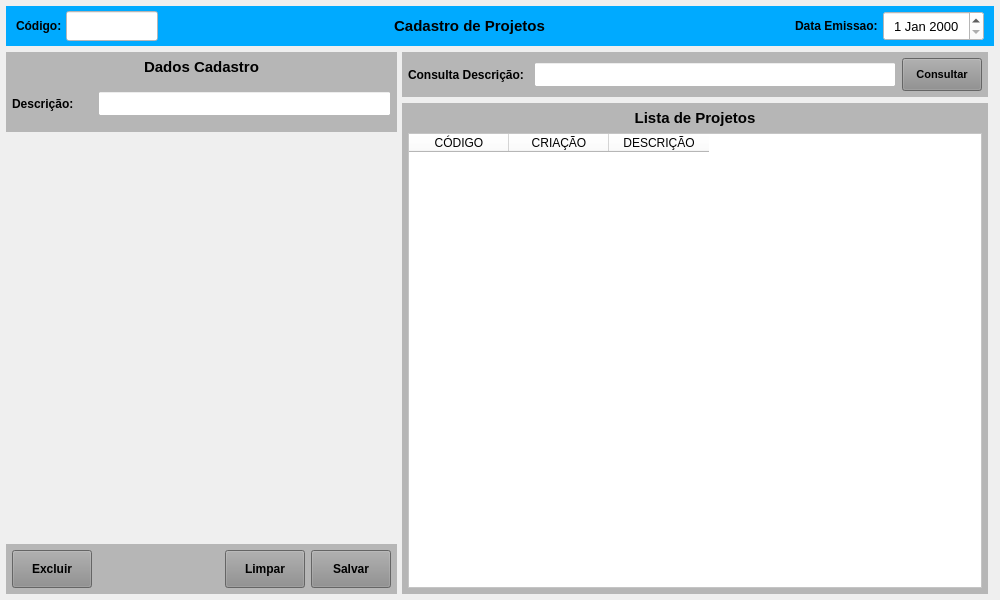
<?xml version="1.0" encoding="UTF-8"?>
<ui version="4.0">
 <class>MainWindow</class>
 <widget class="QMainWindow" name="MainWindow">
  <property name="geometry">
   <rect>
    <x>0</x>
    <y>0</y>
    <width>1000</width>
    <height>600</height>
   </rect>
  </property>
  <property name="windowTitle">
   <string>Cadastro de Conjuntos</string>
  </property>
  <property name="styleSheet">
   <string notr="true"/>
  </property>
  <widget class="QWidget" name="centralwidget">
   <layout class="QVBoxLayout" name="verticalLayout">
    <property name="spacing">
     <number>6</number>
    </property>
    <property name="leftMargin">
     <number>6</number>
    </property>
    <property name="topMargin">
     <number>6</number>
    </property>
    <property name="rightMargin">
     <number>6</number>
    </property>
    <property name="bottomMargin">
     <number>6</number>
    </property>
    <item>
     <widget class="QWidget" name="widget" native="true">
      <property name="minimumSize">
       <size>
        <width>0</width>
        <height>40</height>
       </size>
      </property>
      <property name="maximumSize">
       <size>
        <width>16777215</width>
        <height>40</height>
       </size>
      </property>
      <property name="styleSheet">
       <string notr="true">background-color: rgb(0, 170, 255);</string>
      </property>
      <layout class="QHBoxLayout" name="horizontalLayout">
       <property name="spacing">
        <number>2</number>
       </property>
       <property name="leftMargin">
        <number>10</number>
       </property>
       <property name="topMargin">
        <number>5</number>
       </property>
       <property name="rightMargin">
        <number>10</number>
       </property>
       <property name="bottomMargin">
        <number>5</number>
       </property>
       <item>
        <widget class="QLabel" name="label_4">
         <property name="minimumSize">
          <size>
           <width>48</width>
           <height>0</height>
          </size>
         </property>
         <property name="maximumSize">
          <size>
           <width>48</width>
           <height>16777215</height>
          </size>
         </property>
         <property name="font">
          <font>
           <pointsize>9</pointsize>
           <weight>75</weight>
           <bold>true</bold>
          </font>
         </property>
         <property name="styleSheet">
          <string notr="true"/>
         </property>
         <property name="text">
          <string>Código:</string>
         </property>
         <property name="alignment">
          <set>Qt::AlignLeading|Qt::AlignLeft|Qt::AlignVCenter</set>
         </property>
        </widget>
       </item>
       <item>
        <widget class="QLineEdit" name="line_Num">
         <property name="sizePolicy">
          <sizepolicy hsizetype="Preferred" vsizetype="Preferred">
           <horstretch>0</horstretch>
           <verstretch>0</verstretch>
          </sizepolicy>
         </property>
         <property name="minimumSize">
          <size>
           <width>92</width>
           <height>0</height>
          </size>
         </property>
         <property name="maximumSize">
          <size>
           <width>92</width>
           <height>16777215</height>
          </size>
         </property>
         <property name="font">
          <font>
           <pointsize>12</pointsize>
          </font>
         </property>
         <property name="styleSheet">
          <string notr="true">background-color: rgb(255, 255, 255);</string>
         </property>
         <property name="inputMask">
          <string/>
         </property>
         <property name="text">
          <string/>
         </property>
         <property name="frame">
          <bool>true</bool>
         </property>
         <property name="echoMode">
          <enum>QLineEdit::Normal</enum>
         </property>
         <property name="alignment">
          <set>Qt::AlignCenter</set>
         </property>
         <property name="dragEnabled">
          <bool>false</bool>
         </property>
         <property name="placeholderText">
          <string/>
         </property>
        </widget>
       </item>
       <item>
        <widget class="QLabel" name="label_13">
         <property name="sizePolicy">
          <sizepolicy hsizetype="Preferred" vsizetype="Preferred">
           <horstretch>0</horstretch>
           <verstretch>0</verstretch>
          </sizepolicy>
         </property>
         <property name="minimumSize">
          <size>
           <width>0</width>
           <height>0</height>
          </size>
         </property>
         <property name="font">
          <font>
           <pointsize>11</pointsize>
           <weight>75</weight>
           <bold>true</bold>
          </font>
         </property>
         <property name="styleSheet">
          <string notr="true"/>
         </property>
         <property name="text">
          <string>Cadastro de Projetos</string>
         </property>
         <property name="alignment">
          <set>Qt::AlignCenter</set>
         </property>
        </widget>
       </item>
       <item>
        <widget class="QLabel" name="label_11">
         <property name="sizePolicy">
          <sizepolicy hsizetype="Preferred" vsizetype="Preferred">
           <horstretch>0</horstretch>
           <verstretch>0</verstretch>
          </sizepolicy>
         </property>
         <property name="minimumSize">
          <size>
           <width>100</width>
           <height>0</height>
          </size>
         </property>
         <property name="maximumSize">
          <size>
           <width>100</width>
           <height>16777215</height>
          </size>
         </property>
         <property name="font">
          <font>
           <pointsize>9</pointsize>
           <weight>75</weight>
           <bold>true</bold>
          </font>
         </property>
         <property name="styleSheet">
          <string notr="true"/>
         </property>
         <property name="text">
          <string>Data Emissao: </string>
         </property>
         <property name="alignment">
          <set>Qt::AlignRight|Qt::AlignTrailing|Qt::AlignVCenter</set>
         </property>
        </widget>
       </item>
       <item>
        <widget class="QDateEdit" name="date_Emissao">
         <property name="sizePolicy">
          <sizepolicy hsizetype="Preferred" vsizetype="Preferred">
           <horstretch>0</horstretch>
           <verstretch>0</verstretch>
          </sizepolicy>
         </property>
         <property name="minimumSize">
          <size>
           <width>101</width>
           <height>0</height>
          </size>
         </property>
         <property name="maximumSize">
          <size>
           <width>101</width>
           <height>16777215</height>
          </size>
         </property>
         <property name="font">
          <font>
           <pointsize>10</pointsize>
          </font>
         </property>
         <property name="styleSheet">
          <string notr="true">background-color: rgb(255, 255, 255);</string>
         </property>
         <property name="alignment">
          <set>Qt::AlignCenter</set>
         </property>
        </widget>
       </item>
      </layout>
     </widget>
    </item>
    <item>
     <widget class="QWidget" name="widget_2" native="true">
      <property name="styleSheet">
       <string notr="true"/>
      </property>
      <layout class="QHBoxLayout" name="horizontalLayout_3">
       <property name="spacing">
        <number>5</number>
       </property>
       <property name="leftMargin">
        <number>0</number>
       </property>
       <property name="topMargin">
        <number>0</number>
       </property>
       <property name="rightMargin">
        <number>0</number>
       </property>
       <property name="bottomMargin">
        <number>0</number>
       </property>
       <item>
        <widget class="QWidget" name="widget_4" native="true">
         <property name="minimumSize">
          <size>
           <width>391</width>
           <height>0</height>
          </size>
         </property>
         <property name="maximumSize">
          <size>
           <width>391</width>
           <height>16777215</height>
          </size>
         </property>
         <property name="styleSheet">
          <string notr="true"/>
         </property>
         <layout class="QVBoxLayout" name="verticalLayout_2">
          <property name="spacing">
           <number>5</number>
          </property>
          <property name="leftMargin">
           <number>0</number>
          </property>
          <property name="topMargin">
           <number>0</number>
          </property>
          <property name="rightMargin">
           <number>0</number>
          </property>
          <property name="bottomMargin">
           <number>0</number>
          </property>
          <item>
           <widget class="QWidget" name="widget_6" native="true">
            <property name="minimumSize">
             <size>
              <width>0</width>
              <height>80</height>
             </size>
            </property>
            <property name="maximumSize">
             <size>
              <width>16777215</width>
              <height>80</height>
             </size>
            </property>
            <property name="styleSheet">
             <string notr="true">background-color: rgb(182, 182, 182);</string>
            </property>
            <layout class="QVBoxLayout" name="verticalLayout_3">
             <property name="leftMargin">
              <number>6</number>
             </property>
             <property name="topMargin">
              <number>6</number>
             </property>
             <property name="rightMargin">
              <number>6</number>
             </property>
             <property name="bottomMargin">
              <number>6</number>
             </property>
             <item>
              <widget class="QLabel" name="label_2">
               <property name="minimumSize">
                <size>
                 <width>0</width>
                 <height>18</height>
                </size>
               </property>
               <property name="maximumSize">
                <size>
                 <width>16777215</width>
                 <height>18</height>
                </size>
               </property>
               <property name="font">
                <font>
                 <pointsize>11</pointsize>
                 <weight>75</weight>
                 <bold>true</bold>
                </font>
               </property>
               <property name="text">
                <string>Dados Cadastro</string>
               </property>
               <property name="alignment">
                <set>Qt::AlignCenter</set>
               </property>
              </widget>
             </item>
             <item>
              <widget class="QWidget" name="widget_8" native="true">
               <layout class="QHBoxLayout" name="horizontalLayout_4">
                <property name="leftMargin">
                 <number>0</number>
                </property>
                <property name="topMargin">
                 <number>0</number>
                </property>
                <property name="rightMargin">
                 <number>0</number>
                </property>
                <property name="bottomMargin">
                 <number>0</number>
                </property>
                <item>
                 <widget class="QLabel" name="label_24">
                  <property name="minimumSize">
                   <size>
                    <width>80</width>
                    <height>0</height>
                   </size>
                  </property>
                  <property name="maximumSize">
                   <size>
                    <width>80</width>
                    <height>16777215</height>
                   </size>
                  </property>
                  <property name="font">
                   <font>
                    <pointsize>9</pointsize>
                    <weight>75</weight>
                    <bold>true</bold>
                   </font>
                  </property>
                  <property name="text">
                   <string>Descrição:</string>
                  </property>
                  <property name="alignment">
                   <set>Qt::AlignLeading|Qt::AlignLeft|Qt::AlignVCenter</set>
                  </property>
                 </widget>
                </item>
                <item>
                 <widget class="QLineEdit" name="line_Descricao">
                  <property name="sizePolicy">
                   <sizepolicy hsizetype="Preferred" vsizetype="Preferred">
                    <horstretch>0</horstretch>
                    <verstretch>0</verstretch>
                   </sizepolicy>
                  </property>
                  <property name="minimumSize">
                   <size>
                    <width>0</width>
                    <height>25</height>
                   </size>
                  </property>
                  <property name="maximumSize">
                   <size>
                    <width>16777215</width>
                    <height>25</height>
                   </size>
                  </property>
                  <property name="font">
                   <font>
                    <pointsize>9</pointsize>
                   </font>
                  </property>
                  <property name="styleSheet">
                   <string notr="true">background-color: rgb(255, 255, 255);</string>
                  </property>
                  <property name="text">
                   <string/>
                  </property>
                  <property name="maxLength">
                   <number>45</number>
                  </property>
                  <property name="alignment">
                   <set>Qt::AlignLeading|Qt::AlignLeft|Qt::AlignVCenter</set>
                  </property>
                 </widget>
                </item>
               </layout>
              </widget>
             </item>
            </layout>
           </widget>
          </item>
          <item>
           <widget class="QWidget" name="widget_7" native="true"/>
          </item>
          <item>
           <widget class="QWidget" name="widget_3" native="true">
            <property name="minimumSize">
             <size>
              <width>0</width>
              <height>50</height>
             </size>
            </property>
            <property name="maximumSize">
             <size>
              <width>16777215</width>
              <height>50</height>
             </size>
            </property>
            <property name="styleSheet">
             <string notr="true">background-color: rgb(182, 182, 182);</string>
            </property>
            <layout class="QHBoxLayout" name="horizontalLayout_2">
             <property name="spacing">
              <number>6</number>
             </property>
             <property name="leftMargin">
              <number>6</number>
             </property>
             <property name="topMargin">
              <number>6</number>
             </property>
             <property name="rightMargin">
              <number>6</number>
             </property>
             <property name="bottomMargin">
              <number>6</number>
             </property>
             <item>
              <widget class="QPushButton" name="btn_Excluir">
               <property name="sizePolicy">
                <sizepolicy hsizetype="Fixed" vsizetype="Preferred">
                 <horstretch>0</horstretch>
                 <verstretch>0</verstretch>
                </sizepolicy>
               </property>
               <property name="maximumSize">
                <size>
                 <width>80</width>
                 <height>16777215</height>
                </size>
               </property>
               <property name="font">
                <font>
                 <pointsize>9</pointsize>
                 <weight>75</weight>
                 <bold>true</bold>
                </font>
               </property>
               <property name="cursor">
                <cursorShape>PointingHandCursor</cursorShape>
               </property>
               <property name="layoutDirection">
                <enum>Qt::LeftToRight</enum>
               </property>
               <property name="autoFillBackground">
                <bool>false</bool>
               </property>
               <property name="styleSheet">
                <string notr="true">background-color: rgb(141, 141, 141);</string>
               </property>
               <property name="text">
                <string>Excluir</string>
               </property>
               <property name="checkable">
                <bool>false</bool>
               </property>
               <property name="autoDefault">
                <bool>false</bool>
               </property>
               <property name="default">
                <bool>false</bool>
               </property>
               <property name="flat">
                <bool>false</bool>
               </property>
              </widget>
             </item>
             <item>
              <widget class="QLabel" name="label">
               <property name="text">
                <string/>
               </property>
              </widget>
             </item>
             <item>
              <widget class="QPushButton" name="btn_Limpar">
               <property name="sizePolicy">
                <sizepolicy hsizetype="Fixed" vsizetype="Preferred">
                 <horstretch>0</horstretch>
                 <verstretch>0</verstretch>
                </sizepolicy>
               </property>
               <property name="maximumSize">
                <size>
                 <width>80</width>
                 <height>16777215</height>
                </size>
               </property>
               <property name="font">
                <font>
                 <pointsize>9</pointsize>
                 <weight>75</weight>
                 <bold>true</bold>
                </font>
               </property>
               <property name="cursor">
                <cursorShape>PointingHandCursor</cursorShape>
               </property>
               <property name="layoutDirection">
                <enum>Qt::LeftToRight</enum>
               </property>
               <property name="autoFillBackground">
                <bool>false</bool>
               </property>
               <property name="styleSheet">
                <string notr="true">background-color: rgb(141, 141, 141);</string>
               </property>
               <property name="text">
                <string>Limpar</string>
               </property>
               <property name="checkable">
                <bool>false</bool>
               </property>
               <property name="autoDefault">
                <bool>false</bool>
               </property>
               <property name="default">
                <bool>false</bool>
               </property>
               <property name="flat">
                <bool>false</bool>
               </property>
              </widget>
             </item>
             <item>
              <widget class="QPushButton" name="btn_Salvar">
               <property name="sizePolicy">
                <sizepolicy hsizetype="Fixed" vsizetype="Preferred">
                 <horstretch>0</horstretch>
                 <verstretch>0</verstretch>
                </sizepolicy>
               </property>
               <property name="maximumSize">
                <size>
                 <width>80</width>
                 <height>16777215</height>
                </size>
               </property>
               <property name="font">
                <font>
                 <pointsize>9</pointsize>
                 <weight>75</weight>
                 <bold>true</bold>
                </font>
               </property>
               <property name="cursor">
                <cursorShape>PointingHandCursor</cursorShape>
               </property>
               <property name="styleSheet">
                <string notr="true">background-color: rgb(141, 141, 141);</string>
               </property>
               <property name="text">
                <string>Salvar</string>
               </property>
              </widget>
             </item>
            </layout>
           </widget>
          </item>
         </layout>
        </widget>
       </item>
       <item>
        <widget class="QWidget" name="widget_5" native="true">
         <property name="styleSheet">
          <string notr="true"/>
         </property>
         <layout class="QVBoxLayout" name="verticalLayout_5">
          <property name="leftMargin">
           <number>0</number>
          </property>
          <property name="topMargin">
           <number>0</number>
          </property>
          <property name="rightMargin">
           <number>6</number>
          </property>
          <property name="bottomMargin">
           <number>0</number>
          </property>
          <item>
           <widget class="QWidget" name="widget_12" native="true">
            <property name="maximumSize">
             <size>
              <width>16777215</width>
              <height>45</height>
             </size>
            </property>
            <property name="sizeIncrement">
             <size>
              <width>0</width>
              <height>45</height>
             </size>
            </property>
            <property name="styleSheet">
             <string notr="true">background-color: rgb(182, 182, 182);</string>
            </property>
            <layout class="QHBoxLayout" name="horizontalLayout_7">
             <property name="leftMargin">
              <number>6</number>
             </property>
             <property name="topMargin">
              <number>6</number>
             </property>
             <property name="rightMargin">
              <number>6</number>
             </property>
             <property name="bottomMargin">
              <number>6</number>
             </property>
             <item>
              <widget class="QLabel" name="label_6">
               <property name="minimumSize">
                <size>
                 <width>120</width>
                 <height>0</height>
                </size>
               </property>
               <property name="maximumSize">
                <size>
                 <width>120</width>
                 <height>16777215</height>
                </size>
               </property>
               <property name="font">
                <font>
                 <pointsize>9</pointsize>
                 <weight>75</weight>
                 <bold>true</bold>
                </font>
               </property>
               <property name="text">
                <string>Consulta Descrição:</string>
               </property>
               <property name="alignment">
                <set>Qt::AlignLeading|Qt::AlignLeft|Qt::AlignVCenter</set>
               </property>
              </widget>
             </item>
             <item>
              <widget class="QLineEdit" name="line_Consulta">
               <property name="sizePolicy">
                <sizepolicy hsizetype="Preferred" vsizetype="Preferred">
                 <horstretch>0</horstretch>
                 <verstretch>0</verstretch>
                </sizepolicy>
               </property>
               <property name="minimumSize">
                <size>
                 <width>0</width>
                 <height>25</height>
                </size>
               </property>
               <property name="maximumSize">
                <size>
                 <width>16777215</width>
                 <height>25</height>
                </size>
               </property>
               <property name="font">
                <font>
                 <pointsize>9</pointsize>
                </font>
               </property>
               <property name="styleSheet">
                <string notr="true">background-color: rgb(255, 255, 255);</string>
               </property>
               <property name="inputMask">
                <string/>
               </property>
               <property name="alignment">
                <set>Qt::AlignLeading|Qt::AlignLeft|Qt::AlignVCenter</set>
               </property>
              </widget>
             </item>
             <item>
              <widget class="QPushButton" name="btn_Consulta">
               <property name="sizePolicy">
                <sizepolicy hsizetype="Preferred" vsizetype="Preferred">
                 <horstretch>0</horstretch>
                 <verstretch>0</verstretch>
                </sizepolicy>
               </property>
               <property name="minimumSize">
                <size>
                 <width>80</width>
                 <height>0</height>
                </size>
               </property>
               <property name="maximumSize">
                <size>
                 <width>80</width>
                 <height>16777215</height>
                </size>
               </property>
               <property name="font">
                <font>
                 <pointsize>8</pointsize>
                 <weight>75</weight>
                 <bold>true</bold>
                </font>
               </property>
               <property name="cursor">
                <cursorShape>PointingHandCursor</cursorShape>
               </property>
               <property name="layoutDirection">
                <enum>Qt::LeftToRight</enum>
               </property>
               <property name="autoFillBackground">
                <bool>false</bool>
               </property>
               <property name="styleSheet">
                <string notr="true">background-color: rgb(141, 141, 141);</string>
               </property>
               <property name="text">
                <string>Consultar</string>
               </property>
               <property name="checkable">
                <bool>false</bool>
               </property>
               <property name="autoDefault">
                <bool>false</bool>
               </property>
               <property name="default">
                <bool>false</bool>
               </property>
               <property name="flat">
                <bool>false</bool>
               </property>
              </widget>
             </item>
            </layout>
           </widget>
          </item>
          <item>
           <widget class="QWidget" name="widget_11" native="true">
            <property name="styleSheet">
             <string notr="true">background-color: rgb(182, 182, 182);</string>
            </property>
            <layout class="QVBoxLayout" name="verticalLayout_4">
             <property name="leftMargin">
              <number>6</number>
             </property>
             <property name="topMargin">
              <number>6</number>
             </property>
             <property name="rightMargin">
              <number>6</number>
             </property>
             <property name="bottomMargin">
              <number>6</number>
             </property>
             <item>
              <widget class="QLabel" name="label_5">
               <property name="minimumSize">
                <size>
                 <width>0</width>
                 <height>18</height>
                </size>
               </property>
               <property name="maximumSize">
                <size>
                 <width>16777215</width>
                 <height>18</height>
                </size>
               </property>
               <property name="font">
                <font>
                 <pointsize>11</pointsize>
                 <weight>75</weight>
                 <bold>true</bold>
                </font>
               </property>
               <property name="text">
                <string>Lista de Projetos</string>
               </property>
               <property name="alignment">
                <set>Qt::AlignCenter</set>
               </property>
              </widget>
             </item>
             <item>
              <widget class="QTableWidget" name="table_Lista">
               <property name="sizePolicy">
                <sizepolicy hsizetype="Preferred" vsizetype="Preferred">
                 <horstretch>0</horstretch>
                 <verstretch>0</verstretch>
                </sizepolicy>
               </property>
               <property name="font">
                <font>
                 <pointsize>9</pointsize>
                </font>
               </property>
               <property name="styleSheet">
                <string notr="true">background-color: rgb(255, 255, 255);</string>
               </property>
               <attribute name="verticalHeaderDefaultSectionSize">
                <number>0</number>
               </attribute>
               <attribute name="verticalHeaderMinimumSectionSize">
                <number>0</number>
               </attribute>
               <column>
                <property name="text">
                 <string>CÓDIGO</string>
                </property>
               </column>
               <column>
                <property name="text">
                 <string>CRIAÇÃO</string>
                </property>
               </column>
               <column>
                <property name="text">
                 <string>DESCRIÇÃO</string>
                </property>
               </column>
              </widget>
             </item>
            </layout>
           </widget>
          </item>
         </layout>
        </widget>
       </item>
      </layout>
     </widget>
    </item>
   </layout>
  </widget>
 </widget>
 <resources/>
 <connections/>
</ui>
